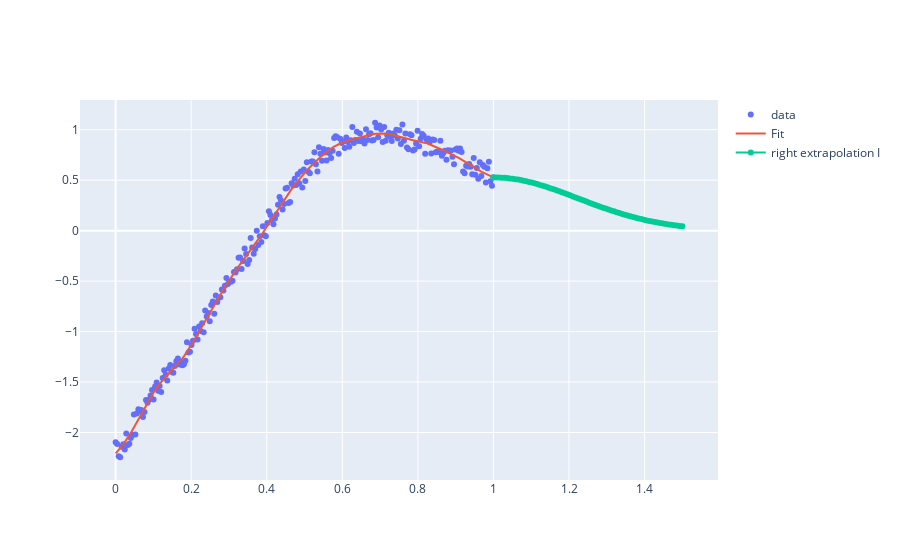

Write notebook code for a chart like this one.
### Code cell
fig = go.Figure()
fig.add_trace(go.Scatter(x=x, y=y, mode="markers", name="data"))
fig.add_trace(go.Scatter(x=x, y=M.basis @ M.coef_, name="Fit"))
fig.add_trace(go.Scatter(x=x_right, y=M.predict(X=x_right.reshape((-1,1)), extrapol_type="zero", depth=10), mode="markers+lines", name="right extrapolation I "))

### Figure 1 — Plotly figure (JSON) as saved in the notebook; plotly's stock layout.template omitted (floating-point values rounded to 4 significant figures; data arrays with more than 128 entries replaced by an {"elided": "..."} marker saying what was removed)
{"data": [{"mode": "markers", "name": "data", "type": "scatter", "x": {"elided": "250 float values"}, "y": {"elided": "250 float values"}}, {"name": "Fit", "type": "scatter", "x": {"elided": "250 float values"}, "y": {"elided": "250 float values"}}, {"mode": "markers+lines", "name": "right extrapolation I ", "type": "scatter", "x": [1.0, 1.007, 1.015, 1.022, 1.029, 1.036, 1.043, 1.051, 1.058, 1.065, 1.072, 1.08, 1.087, 1.094, 1.101, 1.109, 1.116, 1.123, 1.13, 1.138, 1.145, 1.152, 1.159, 1.167, 1.174, 1.181, 1.188, 1.196, 1.203, 1.21, 1.217, 1.225, 1.232, 1.239, 1.246, 1.254, 1.261, 1.268, 1.275, 1.283, 1.29, 1.297, 1.304, 1.312, 1.319, 1.326, 1.333, 1.341, 1.348, 1.355, 1.362, 1.37, 1.377, 1.384, 1.391, 1.399, 1.406, 1.413, 1.42, 1.428, 1.435, 1.442, 1.449, 1.457, 1.464, 1.471, 1.478, 1.486, 1.493, 1.5], "y": [0.5276, 0.5273, 0.5265, 0.5251, 0.5232, 0.5207, 0.5177, 0.5142, 0.5102, 0.5056, 0.5006, 0.4951, 0.4892, 0.4828, 0.476, 0.4688, 0.4612, 0.4533, 0.4451, 0.4365, 0.4276, 0.4185, 0.4092, 0.3996, 0.3899, 0.38, 0.3699, 0.3598, 0.3496, 0.3392, 0.3289, 0.3185, 0.3082, 0.2978, 0.2875, 0.2773, 0.2671, 0.2571, 0.2472, 0.2374, 0.2277, 0.2182, 0.2089, 0.1998, 0.1909, 0.1822, 0.1737, 0.1654, 0.1574, 0.1495, 0.142, 0.1346, 0.1275, 0.1207, 0.1141, 0.1078, 0.1017, 0.0958, 0.09019, 0.08481, 0.07968, 0.07477, 0.0701, 0.06564, 0.06141, 0.05739, 0.05357, 0.04996, 0.04654, 0.04331]}], "layout": {"autosize": true, "xaxis": {"autorange": true, "range": [-0.08877, 1.589], "type": "linear"}, "yaxis": {"autorange": true, "range": [-2.488, 1.312], "type": "linear"}}}
